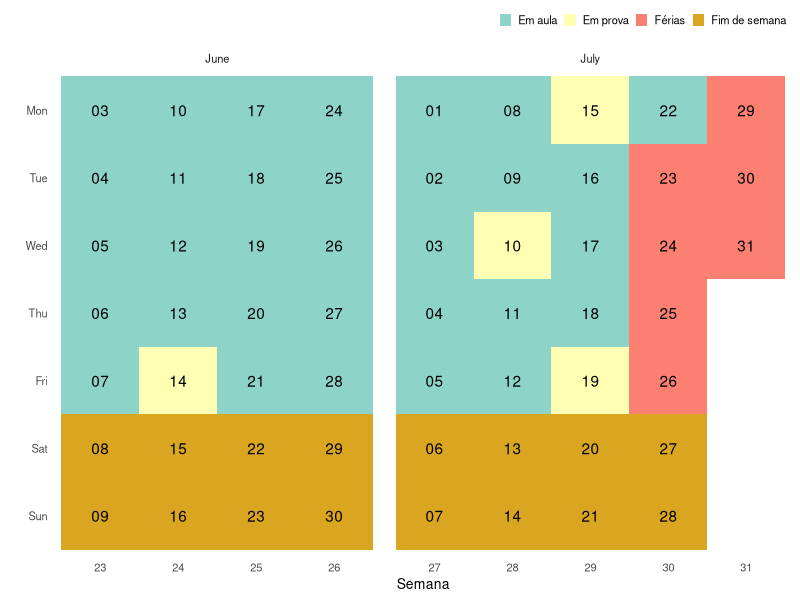

R code for this plot: (Note: this script raises an error after producing the figure.)

library(ggplot2)

# calendario escolar - junho e julho --------------------------------------

dfr <- data.frame(date=seq(as.Date('2019-06-03'),as.Date('2019-07-31'),by=1))
dfr$day <- factor(strftime(dfr$date,format="%a"),levels=rev(c("Mon","Tue","Wed","Thu","Fri","Sat","Sun")))
dfr$week <- factor(strftime(dfr$date,format="%V"))
dfr$month <- factor(strftime(dfr$date,format="%B"),levels=c("June","July","August"))
dfr$ddate <- factor(strftime(dfr$date,format="%d"))
head(dfr)

dfr$comment <- "Disponível"
dfr$comment[dfr$date>=as.Date('2019-06-03') & dfr$date<=as.Date('2019-07-22')] <- "Em aula"
dfr$comment[dfr$date>=as.Date('2019-07-23') & dfr$date<=as.Date('2019-07-31')] <- "Férias"
dfr$comment[dfr$date==as.Date('2019-06-14')] <- "Em prova"
dfr$comment[dfr$date==as.Date('2019-07-10')] <- "Em prova"
dfr$comment[dfr$date==as.Date('2019-07-15')] <- "Em prova"
dfr$comment[dfr$date==as.Date('2019-07-19')] <- "Em prova"
dfr$comment[dfr$day=="Sat" | dfr$day=="Sun"] <- "Fim de semana"

dfr$comment <- factor(dfr$comment,levels=c("Disponível","Em aula","Em prova", "Férias", "Fim de semana"))

ggplot(dfr,aes(x=week,y=day))+
  geom_tile(aes(fill=comment))+
  geom_text(aes(label=ddate))+
  scale_fill_manual(values=c("#8dd3c7","#ffffb3","#fb8072","#DAA520","#BC8F8F" ))+
  facet_grid(~month,scales="free",space="free")+
  labs(x="Semana",y="")+
  theme_bw(base_size=10)+
  theme(legend.title=element_blank(),
        panel.grid=element_blank(),
        panel.border=element_blank(),
        axis.ticks=element_blank(),
        strip.background=element_blank(),
        legend.position="top",
        legend.justification="right",
        legend.direction="horizontal",
        legend.key.size=unit(0.3,"cm"),
        legend.spacing.x=unit(0.2,"cm"))

# ocorrencia de chuva -----------------------------------------------------

library(readr)
library(dplyr)

dados <- read_csv("chuva_maio.txt")

dados

chuva <- 
  dados %>% 
  group_by(data) %>% 
  summarise(precip_chuva = sum(precipitacao)) %>% 
  mutate(chuva = ifelse(precip_chuva!=0, 1, 0))

chuva$precip_chuva

dfr <- data.frame(date=seq(as.Date('2019-04-29'), as.Date('2019-05-31'), by=1))
dfr$date <- dfr$date[3:33]
dfr$day <- factor(strftime(dfr$date,format="%a"), levels=rev(c("Mon","Tue","Wed","Thu","Fri","Sat","Sun")))
dfr$week <- factor(strftime(dfr$date,format="%V"))
dfr$month <- factor(strftime(dfr$date,format="%B"), levels=c("April","May"))
dfr$ddate <- factor(strftime(dfr$date,format="%d"))
head(dfr)

dfr$comment <- "Não Choveu"
dfr$comment[dfr$date==as.Date('2019-05-07') | dfr$date==as.Date('2019-05-08')] <- "Choveu"
dfr$comment[dfr$date==as.Date('2019-05-15') | dfr$date==as.Date('2019-05-17')] <- "Choveu"
dfr$comment[dfr$date==as.Date('2019-05-18') | dfr$date==as.Date('2019-05-19')] <- "Choveu"

dfr$comment <- factor(dfr$comment,levels=c("Não Choveu","Choveu"))

ggplot(dfr,aes(x=week,y=day))+
  geom_tile(aes(fill=comment))+
  geom_text(aes(label=ddate))+
  scale_fill_manual(values=c("#8dd3c7","#ffffb3"))+
  facet_grid(~month,scales="free",space="free")+
  labs(x="Semana",y="")+
  theme_bw(base_size=10)+
  theme(legend.title=element_blank(),
        panel.grid=element_blank(),
        panel.border=element_blank(),
        axis.ticks=element_blank(),
        strip.background=element_blank(),
        legend.position="top",
        legend.justification="right",
        legend.direction="horizontal",
        legend.key.size=unit(0.3,"cm"),
        legend.spacing.x=unit(0.2,"cm"))

# referencia --------------------------------------------------------------

# http://www.roymfrancis.com/calendar-plot-with-ggplot2/

## Base chuvas
# http://www.inmet.gov.br/sonabra/pg_dspDadosCodigo_sim.php?QTYyNw==
